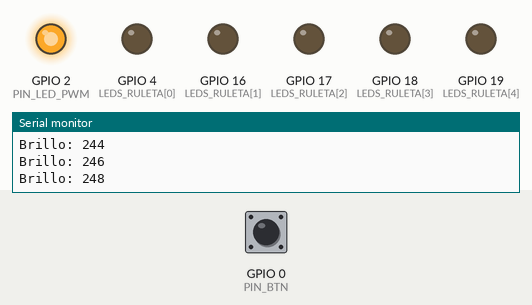
This sketch was run on a simulated ESP32. Parts: output pins drawn as LEDs (lit = HIGH), the last lines printed to the serial monitor. Dashed ring = blinking. The test bench sets the inputs (shaded band); at power-on: GPIO 0 (PIN_BTN) HIGH.

Above: at 1.25 s.
1.3 s: GPIO 0 (PIN_BTN) pulled LOW for 0.15 s
At 2.04 s:
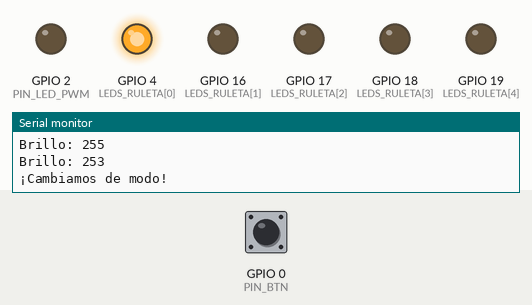
4.4 s: GPIO 0 (PIN_BTN) pulled LOW for 1 s
At 5.04 s:
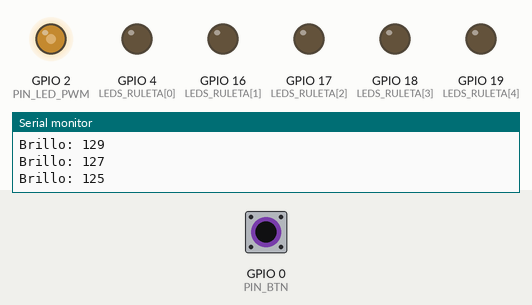
7.5 s: GPIO 0 (PIN_BTN) pulled LOW for 3.2 s
At 8.14 s:
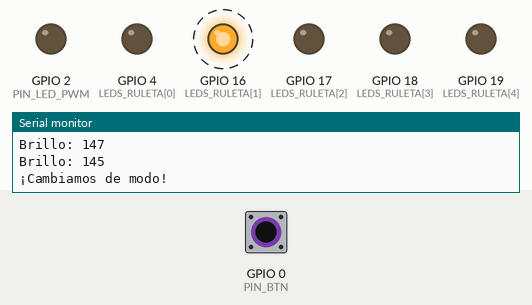
Timing chart, 0 to 18.2 s (numbered marks = the images above; inputs shaded):
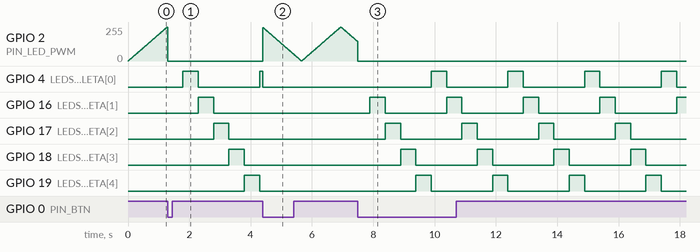

Measured:
- after the input at 1.3 s, GPIO 4 (LEDS_RULETA[0]): LOW → HIGH after 0.49 s, → LOW 0.50 s later, → HIGH 2.0 s later; GPIO 16 (LEDS_RULETA[1]): LOW → HIGH after 0.99 s, → LOW 0.50 s later
- after the input at 4.4 s, GPIO 16 (LEDS_RULETA[1]): stays LOW (without the input it goes to HIGH after 0.39 s); GPIO 17 (LEDS_RULETA[2]): stays LOW (without the input it goes to HIGH after 0.89 s)
- after the input at 7.5 s, GPIO 4 (LEDS_RULETA[0]): alternates HIGH for 0.50 s and LOW for 2.0 s, starting after 2.4 s; GPIO 16 (LEDS_RULETA[1]): alternates HIGH for 0.50 s and LOW for 2.0 s, starting after 0.39 s

The sketch:

Tarea-1.ino
```cpp
#define PIN_BTN 0         // para el boton
#define PIN_LED_PWM 2     // El led para el pwm
#define NUM_LEDS 5
const int LEDS_RULETA[NUM_LEDS] = {4, 16, 17, 18, 19}; // Los pines de la ruleta

// Cosas del Timer
hw_timer_t* timer = NULL; // Aquí guardamos la configuración del timer
portMUX_TYPE timerMux = portMUX_INITIALIZER_UNLOCKED; // El seguro para no mezclar datos
volatile uint32_t tickCount = 0; // El contador que se mueve cada 10ms

// La interrupción Lo que pasa en segundo plano
void IRAM_ATTR onTimer() {
  portENTER_CRITICAL_ISR(&timerMux); // Cerramos el candado
  tickCount++; // Sumamos un tick (pasaron 10 milisegundos)
  portEXIT_CRITICAL_ISR(&timerMux);  // Abrimos el candado
}

// Función para leer el tiempo sin errores
uint32_t leerTick() {
  uint32_t temp;
  portENTER_CRITICAL(&timerMux); // Bloqueamos un momento
  temp = tickCount; // Copiamos el valor
  tickCount = 0;    // Lo reiniciamos para la siguiente vuelta
  portEXIT_CRITICAL(&timerMux);  // Desbloqueamos
  return temp;
}

// Estado del sistema
int estado = 1; // Empezamos en modo 1

void setup() {
  Serial.begin(115200); //

  // Configuramos el botón y los LEDs
  pinMode(PIN_BTN, INPUT_PULLUP);
  pinMode(PIN_LED_PWM, OUTPUT);
  for(int i = 0; i < NUM_LEDS; i++) {
    pinMode(LEDS_RULETA[i], OUTPUT);
  }

  // Arrancamos el Timer
  timer = timerBegin(1000000); // Lo ponemos  a 1MHz
  timerAttachInterrupt(timer, &onTimer); // Le decimos qué hacer cuando suene
  timerAlarm(timer, 10000, true, 0); // Que suene cada 10ms
}

void loop() {
  // Revisar si se toco el botón
  static bool ultimoBoton = HIGH;
  bool botonActual = digitalRead(PIN_BTN);

  if (botonActual == LOW && ultimoBoton == HIGH) {
    // Si lo presionaron, cambiamos de juego 1 o 2
    estado = (estado == 1) ? 2 : 1;

    // Apagamos todo para que no se quede nada prendido
    digitalWrite(PIN_LED_PWM, LOW);
    for(int i = 0; i < NUM_LEDS; i++) digitalWrite(LEDS_RULETA[i], LOW);
    Serial.println("¡Cambiamos de modo!");
  }
  ultimoBoton = botonActual;

  //  Ejecutar la lógica
  uint32_t ticksPasados = leerTick();

  if (ticksPasados > 0) {
    if (estado == 1) {
      // MODO: EL LED de pwm
      static int brillo = 0;
      static int paso = 2; // Qué tan rápido sube o baja

      brillo += (paso * (int)ticksPasados);
      if (brillo <= 0 || brillo >= 255) paso *= -1; // Si llega al tope, se regresa
      brillo = constrain(brillo, 0, 255);  //Que no se vuelva loco el valor

      analogWrite(PIN_LED_PWM, brillo);
      Serial.printf("Brillo: %d\n", brillo);
    }
    else {
      // MODO: LA RULETA
      static int tiempoAcumulado = 0;
      static int cualLed = 0;

      tiempoAcumulado += ticksPasados;

      // Si ya pasaron 50 ticks o sea, 0.5 segundos
      if (tiempoAcumulado >= 50) {
        tiempoAcumulado = 0; // Reiniciamos el conteo

        // Apagamos todos y prendemos solo el que sigue
        for(int i = 0; i < NUM_LEDS; i++) digitalWrite(LEDS_RULETA[i], LOW);
        digitalWrite(LEDS_RULETA[cualLed], HIGH);

        cualLed = (cualLed + 1) % NUM_LEDS; // Volvemos al inicio al llegar al final
      }
    }
  }
}
```
